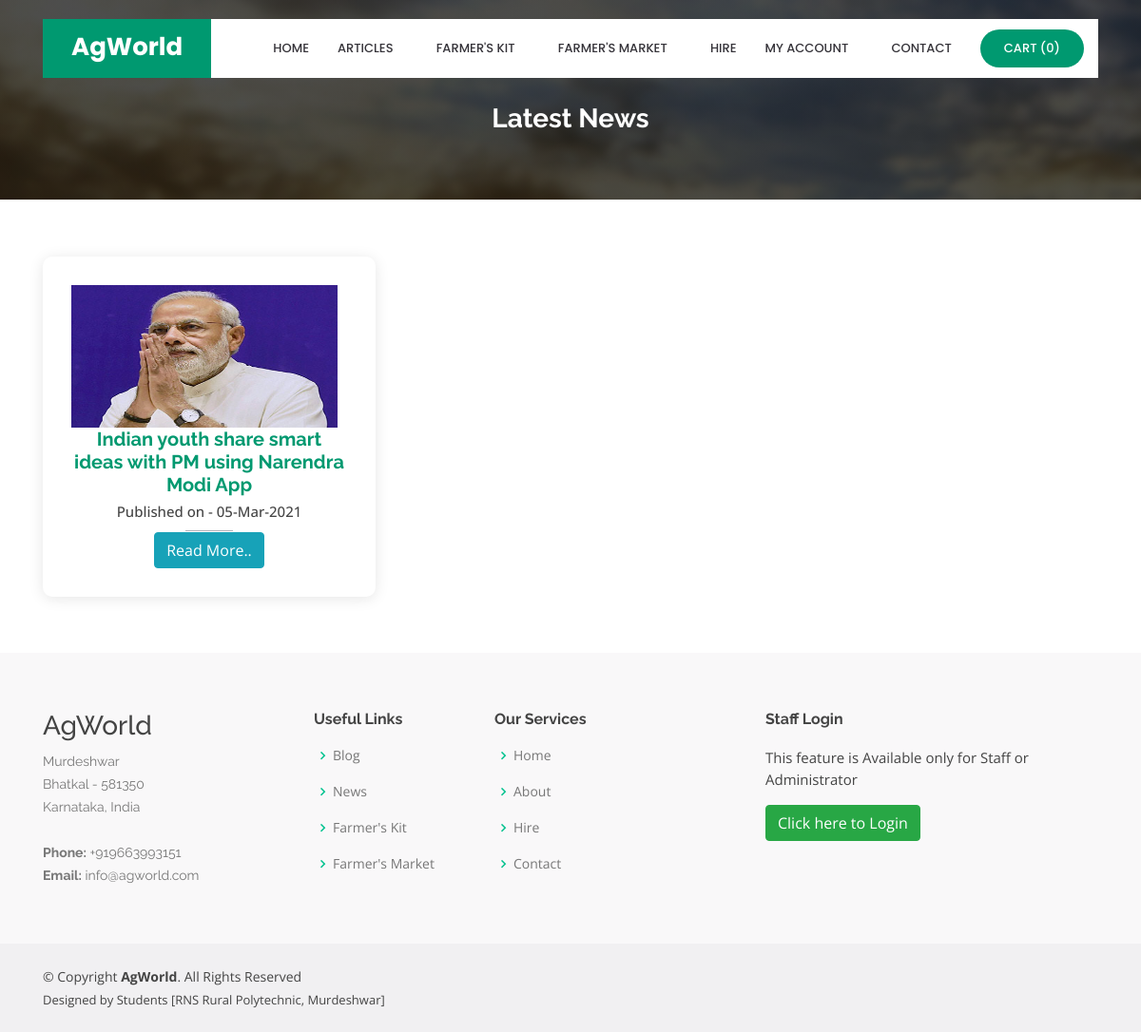
Screenshot of /displayarticles.php?articletype=News with the database file from the repository.
### tables this page shows
CREATE TABLE `article` (
  `article_id` int(10) NOT NULL,
  `article_type` varchar(25) NOT NULL,
  `publish_date` date NOT NULL,
  `title` varchar(100) NOT NULL,
  `article_description` text NOT NULL,
  `article_img1` varchar(100) NOT NULL,
  `article_img2` varchar(100) NOT NULL,
  `article_img3` varchar(100) NOT NULL,
  `article_img4` varchar(100) NOT NULL,
  `article_img5` varchar(100) NOT NULL,
  `status` varchar(10) NOT NULL
);

### displayarticles.php (the view)
<?php
include("header.php");
?>
  <main id="main">
    <section id="cta" class="cta">
      <div class="container">
        <div class="text-center" data-aos="zoom-in">
			<br>
			<br>
          <h3>Latest <?php echo $_GET[articletype]; ?></h3>
        </div>
      </div>
    </section>
    <section id="team" class="team">
      <div class="container">
        <div class="row">
          <div class="col-lg-12">
            <div class="row">
<?php
$sql = "SELECT * FROM article WHERE article_type='$_GET[articletype]' order by article_id desc  ";
$qsql = mysqli_query($con,$sql);
while($rs = mysqli_fetch_array($qsql))
{
?>
<div class="col-lg-4">
	<div class="member" data-aos="zoom-in" data-aos-delay="100">
	  <div class=""><a href='displayarticlesdetailed.php?articleid=<?php echo $rs[article_id]; ?>'><?php echo "<img src='imgarticle/$rs[article_img1]' align='left' width='100%' height='150' style='padding-right: 10px;'>"; ?></a></div>
	  <div class="member-info">
		<h4><a href='displayarticlesdetailed.php?articleid=<?php echo $rs[article_id]; ?>'><?php echo $rs[title]; ?></a></h4>
		<span>Published on - <?php echo date("d-M-Y",strtotime($rs[publish_date])); ?></span>
		  <a href="displayarticlesdetailed.php?articleid=<?php echo $rs[article_id]; ?>" class="btn btn-info">Read More..</a>
	  </div>
	</div>
</div>
<?php
}
?>
            </div>
          </div>
        </div>
      </div>
    </section>
  </main>
<?php
include("footer.php");
?>

### assets/css/style.css (style rules this page uses)
body { font-family: "Open Sans", sans-serif; color: #444444; }
a { color: #009970; }
h1, h2, h3, h4, h5, h6 { font-family: "Raleway", sans-serif; }
section { padding: 60px 0; overflow: hidden; }
.cta { background: linear-gradient(rgba(2, 2, 2, 0.7), rgba(0, 0, 0, 0.7)), url("../img/cta-bg.jpg") fixed center center; background-size: cover; padding: 60px 0; }
.cta h3 { color: #fff; font-size: 28px; font-weight: 700; }
.team { background: #fff; }
.team .member { position: relative; box-shadow: 0px 2px 15px rgba(0, 0, 0, 0.1); padding: 30px; border-radius: 10px; text-align: center; }
.team .member h4 { font-weight: 700; margin-bottom: 5px; font-size: 20px; color: #36343a; }
.team .member span { display: block; font-size: 15px; padding-bottom: 10px; position: relative; font-weight: 500; }
.team .member span::after { content: ''; position: absolute; display: block; width: 50px; height: 1px; background: #b5b3ba; bottom: 0; left: 50%; transform: translateX(-50%); }

### rows the page displays
article: article_img1 (picture), title "Indian youth share smart ideas with PM using Narendra Modi App", publish_date "05-Mar-2021"

### other values shown
mysqli_num_rows($qsqlproduct_purchase_record) "0"
$_GET[articletype] "News"
